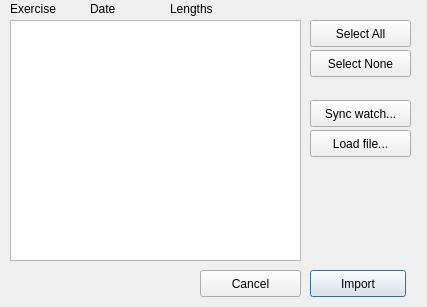
<?xml version="1.0" encoding="UTF-8"?>
<ui version="4.0">
 <class>UploadDlg</class>
 <widget class="QDialog" name="UploadDlg">
  <property name="geometry">
   <rect>
    <x>0</x>
    <y>0</y>
    <width>427</width>
    <height>307</height>
   </rect>
  </property>
  <property name="minimumSize">
   <size>
    <width>427</width>
    <height>307</height>
   </size>
  </property>
  <property name="maximumSize">
   <size>
    <width>427</width>
    <height>307</height>
   </size>
  </property>
  <property name="windowTitle">
   <string>Upload</string>
  </property>
  <widget class="QPushButton" name="btnSync">
   <property name="geometry">
    <rect>
     <x>310</x>
     <y>100</y>
     <width>101</width>
     <height>27</height>
    </rect>
   </property>
   <property name="text">
    <string>Sync watch...</string>
   </property>
  </widget>
  <widget class="QPushButton" name="btnImport">
   <property name="geometry">
    <rect>
     <x>310</x>
     <y>130</y>
     <width>101</width>
     <height>27</height>
    </rect>
   </property>
   <property name="text">
    <string>Load file...</string>
   </property>
  </widget>
  <widget class="QListWidget" name="listWidget">
   <property name="geometry">
    <rect>
     <x>10</x>
     <y>20</y>
     <width>291</width>
     <height>241</height>
    </rect>
   </property>
   <property name="selectionMode">
    <enum>QAbstractItemView::NoSelection</enum>
   </property>
   <property name="sortingEnabled">
    <bool>true</bool>
   </property>
  </widget>
  <widget class="QPushButton" name="btnSelectAll">
   <property name="geometry">
    <rect>
     <x>310</x>
     <y>20</y>
     <width>101</width>
     <height>27</height>
    </rect>
   </property>
   <property name="text">
    <string>Select All</string>
   </property>
  </widget>
  <widget class="QPushButton" name="btnSelectNone">
   <property name="geometry">
    <rect>
     <x>310</x>
     <y>50</y>
     <width>101</width>
     <height>27</height>
    </rect>
   </property>
   <property name="text">
    <string>Select None</string>
   </property>
  </widget>
  <widget class="QPushButton" name="btnAdd">
   <property name="geometry">
    <rect>
     <x>310</x>
     <y>270</y>
     <width>96</width>
     <height>27</height>
    </rect>
   </property>
   <property name="text">
    <string>Import</string>
   </property>
   <property name="default">
    <bool>true</bool>
   </property>
  </widget>
  <widget class="QLabel" name="label">
   <property name="geometry">
    <rect>
     <x>10</x>
     <y>0</y>
     <width>54</width>
     <height>17</height>
    </rect>
   </property>
   <property name="text">
    <string>Exercise</string>
   </property>
  </widget>
  <widget class="QLabel" name="label_2">
   <property name="geometry">
    <rect>
     <x>90</x>
     <y>0</y>
     <width>54</width>
     <height>17</height>
    </rect>
   </property>
   <property name="text">
    <string>Date</string>
   </property>
  </widget>
  <widget class="QLabel" name="label_3">
   <property name="geometry">
    <rect>
     <x>170</x>
     <y>0</y>
     <width>54</width>
     <height>17</height>
    </rect>
   </property>
   <property name="text">
    <string>Lengths</string>
   </property>
  </widget>
  <widget class="QPushButton" name="pushButton_2">
   <property name="geometry">
    <rect>
     <x>200</x>
     <y>270</y>
     <width>101</width>
     <height>27</height>
    </rect>
   </property>
   <property name="text">
    <string>Cancel</string>
   </property>
  </widget>
 </widget>
 <resources/>
 <connections>
  <connection>
   <sender>btnSync</sender>
   <signal>clicked()</signal>
   <receiver>UploadDlg</receiver>
   <slot>syncButton()</slot>
   <hints>
    <hint type="sourcelabel">
     <x>384</x>
     <y>111</y>
    </hint>
    <hint type="destinationlabel">
     <x>327</x>
     <y>209</y>
    </hint>
   </hints>
  </connection>
  <connection>
   <sender>btnImport</sender>
   <signal>clicked()</signal>
   <receiver>UploadDlg</receiver>
   <slot>importButton()</slot>
   <hints>
    <hint type="sourcelabel">
     <x>346</x>
     <y>145</y>
    </hint>
    <hint type="destinationlabel">
     <x>320</x>
     <y>238</y>
    </hint>
   </hints>
  </connection>
  <connection>
   <sender>btnAdd</sender>
   <signal>clicked()</signal>
   <receiver>UploadDlg</receiver>
   <slot>add()</slot>
   <hints>
    <hint type="sourcelabel">
     <x>386</x>
     <y>270</y>
    </hint>
    <hint type="destinationlabel">
     <x>396</x>
     <y>225</y>
    </hint>
   </hints>
  </connection>
  <connection>
   <sender>btnSelectAll</sender>
   <signal>clicked()</signal>
   <receiver>UploadDlg</receiver>
   <slot>selectAll()</slot>
   <hints>
    <hint type="sourcelabel">
     <x>357</x>
     <y>38</y>
    </hint>
    <hint type="destinationlabel">
     <x>338</x>
     <y>160</y>
    </hint>
   </hints>
  </connection>
  <connection>
   <sender>btnSelectNone</sender>
   <signal>clicked()</signal>
   <receiver>UploadDlg</receiver>
   <slot>selectNone()</slot>
   <hints>
    <hint type="sourcelabel">
     <x>333</x>
     <y>59</y>
    </hint>
    <hint type="destinationlabel">
     <x>376</x>
     <y>168</y>
    </hint>
   </hints>
  </connection>
  <connection>
   <sender>pushButton_2</sender>
   <signal>clicked()</signal>
   <receiver>UploadDlg</receiver>
   <slot>close()</slot>
   <hints>
    <hint type="sourcelabel">
     <x>248</x>
     <y>284</y>
    </hint>
    <hint type="destinationlabel">
     <x>170</x>
     <y>284</y>
    </hint>
   </hints>
  </connection>
 </connections>
 <slots>
  <slot>syncButton()</slot>
  <slot>importButton()</slot>
  <slot>selectAll()</slot>
  <slot>add()</slot>
  <slot>exportButton()</slot>
  <slot>selectNone()</slot>
 </slots>
</ui>
